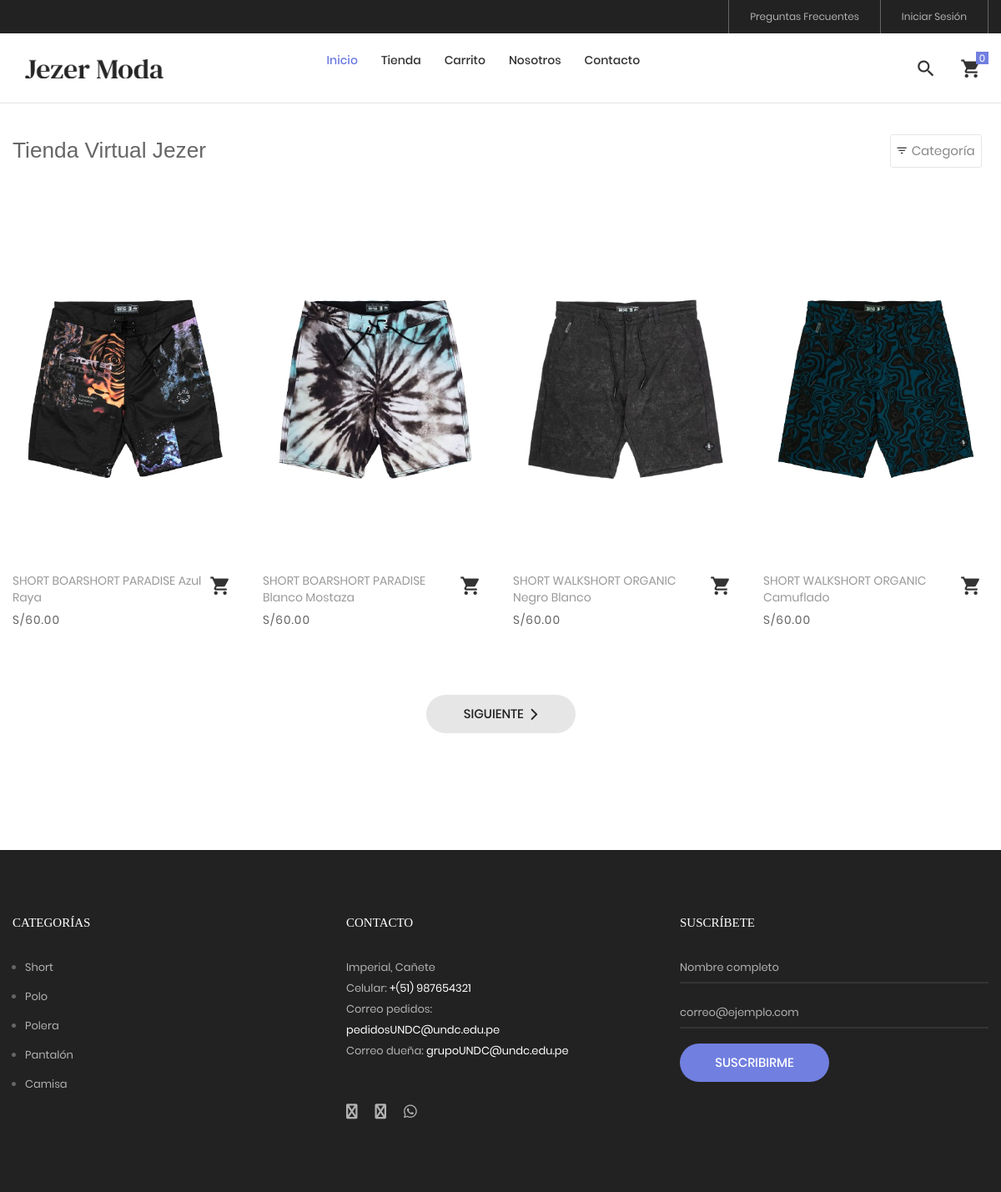
The page /tienda on the database its author committed.
### tables this page shows
CREATE TABLE `producto` (
  `idproducto` bigint NOT NULL,
  `categoriaid` bigint NOT NULL,
  `codigo` varchar(30) NOT NULL,
  `nombre` varchar(255) NOT NULL,
  `descripcion` text NOT NULL,
  `precio` decimal(11,2) NOT NULL,
  `stock` int NOT NULL,
  `imagen` varchar(100) DEFAULT NULL,
  `datecreated` datetime NOT NULL DEFAULT CURRENT_TIMESTAMP,
  `ruta` varchar(255) NOT NULL,
  `status` int NOT NULL DEFAULT '1'
);

CREATE TABLE `categoria` (
  `idcategoria` bigint NOT NULL,
  `nombre` varchar(255) NOT NULL,
  `descripcion` text NOT NULL,
  `portada` varchar(100) NOT NULL,
  `datecreated` datetime NOT NULL DEFAULT CURRENT_TIMESTAMP,
  `ruta` varchar(255) NOT NULL,
  `status` int NOT NULL DEFAULT '1'
);

### Libraries/Core/Views.php (called while the page is built)
<?php
	class Views
	{
		function getView($controller,$view,$data="")
		{
			$controller = get_class($controller);
			if($controller == "Home"){
				$view = "Views/".$view.".php";
			}else{
				$view = "Views/".$controller."/".$view.".php";
			}
			require_once ($view);
		}
	}
 ?>

### Controllers/Tienda.php (called while the page is built, shortened)
<?php
	require_once("Models/TProducto.php");
	class Tienda extends Controllers{
		public function tienda()
		{
			$data['page_tag'] = NOMBRE_EMPESA;
			$data['page_title'] = NOMBRE_EMPESA;
			$data['page_name'] = "tienda";
			$pagina = 1;
			$cantProductos = $this->cantProductos();
			$total_registro = $cantProductos['total_registro'];
			$desde = ($pagina-1) * PROPORPAGINA;
			$total_paginas = ceil($total_registro / PROPORPAGINA);
			$data['productos'] = $this->getProductosPage($desde,PROPORPAGINA);
			$data['pagina'] = $pagina;
			$data['total_paginas'] = $total_paginas;
			$data['categorias'] = $this->getCategorias();
			$this->views->getView($this,"tienda",$data);
		}
	}
 ?>

### index.php (called while the page is built, shortened)
<?php
	require_once("Helpers/Helpers.php");
	require_once("Libraries/Core/Load.php");
 ?>

### Libraries/Core/Mysql.php (called while the page is built, shortened)
<?php
	class Mysql extends Conexion
	{
		private $conexion;
		function __construct()
		{
			$this->conexion = new Conexion();
			$this->conexion = $this->conexion->conect();
		}
		public function select_all(string $query)
		{
			$this->strquery = $query;
        	$result = $this->conexion->prepare($this->strquery);
			$result->execute();
        	$data = $result->fetchall(PDO::FETCH_ASSOC);
        	return $data;
		}
	}
 ?>

### Libraries/Core/Conexion.php (called while the page is built)
<?php
class Conexion{
	private $conect;
	public function __construct(){
		$connectionString = "mysql:host=".DB_HOST.";dbname=".DB_NAME.";charset=".DB_CHARSET;
		try{
			$this->conect = new PDO($connectionString, DB_USER, DB_PASSWORD);
			$this->conect->setAttribute(PDO::ATTR_ERRMODE, PDO::ERRMODE_EXCEPTION);
		}catch(PDOException $e){
			$this->conect = 'Error de conexión';
		    echo "ERROR: " . $e->getMessage();
		}
	}
	public function conect(){
		return $this->conect;
	}
}
?>

### Models/TProducto.php (called while the page is built, shortened)
<?php
require_once("Libraries/Core/Mysql.php");
trait TProducto{
	public function getProductosPage($desde, $porpagina){
		$this->con = new Mysql();
		$sql = "SELECT p.idproducto,
						p.codigo,
						p.nombre,
						p.descripcion,
						p.categoriaid,
						c.nombre as categoria,
						p.precio,
						p.ruta,
						p.stock
				FROM producto p
				INNER JOIN categoria c
				ON p.categoriaid = c.idcategoria
				WHERE p.status = 1 ORDER BY p.idproducto DESC LIMIT $desde,$porpagina";
				$request = $this->con->select_all($sql);
				if(count($request) > 0){
					for ($c=0; $c < count($request) ; $c++) {
						$intIdProducto = $request[$c]['idproducto'];
						$sqlImg = "SELECT img
								FROM imagen
								WHERE productoid = $intIdProducto";
						$arrImg = $this->con->select_all($sqlImg);
						if(count($arrImg) > 0){
							for ($i=0; $i < count($arrImg); $i++) {
								$arrImg[$i]['url_image'] = media().'/images/uploads/'.$arrImg[$i]['img'];
							}
						}
						$request[$c]['images'] = $arrImg;
					}
				}
		return $request;
	}
}
 ?>

### Helpers/Helpers.php (called while the page is built, shortened)
<?php
	function base_url()
	{
		return BASE_URL;
	}
    function footerTienda($data="")
    {
        $view_footer = "Views/Template/footer_tienda.php";
        require_once ($view_footer);
    }
    function formatMoney($cantidad){
        $cantidad = number_format($cantidad,2,SPD,SPM);
        return $cantidad;
    }
    function getCatFooter(){
        require_once ("Models/CategoriasModel.php");
        $objCategoria = new CategoriasModel();
        $request = $objCategoria->getCategoriasFooter();
        return $request;
    }
    function getInfoPage(int $idpagina){
        require_once("Libraries/Core/Mysql.php");
        $con = new Mysql();
        $sql = "SELECT * FROM post WHERE idpost = $idpagina";
        $request = $con->select($sql);
        return $request;
    }
 ?>

### Models/CategoriasModel.php (called while the page is built, shortened)
<?php
	class CategoriasModel extends Mysql
	{
		public function getCategoriasFooter(){
			$sql = "SELECT idcategoria, nombre, descripcion, portada, ruta
					FROM categoria WHERE  status = 1 AND idcategoria IN (".CAT_FOOTER.")";
			$request = $this->select_all($sql);
			if(count($request) > 0){
				for ($c=0; $c < count($request) ; $c++) {
					$request[$c]['portada'] = BASE_URL.'/Assets/images/uploads/'.$request[$c]['portada'];
				}
			}
			return $request;
		}
	}
 ?>

### Views/Tienda/tienda.php (the view, shortened to what this page needs)
<?php
$arrProductos = $data['productos'];
 ?>
<br><br><br>
<hr>
	<div class="bg0 m-t-23 p-b-140">
		<div class="container">
			<div class="flex-w flex-sb-m p-b-52">
				<div class="flex-w flex-l-m filter-tope-group m-tb-10">
					<h3><?= $data['page_title']; ?></h3>
				</div>
				<div class="flex-w flex-c-m m-tb-10">
					<div class="flex-c-m stext-106 cl6 size-104 bor4 pointer hov-btn3 trans-04 m-r-8 m-tb-4 js-show-filter">
						<i class="icon-filter cl2 m-r-6 fs-15 trans-04 zmdi zmdi-filter-list"></i>
						 Categoría &nbsp;
					</div>
				</div>
			</div>
			<div class="row isotope-grid">
			<?php
			if(count($arrProductos) > 0 ){
				for ($p=0; $p < count($arrProductos); $p++) {
					$ruta = $arrProductos[$p]['ruta'];
					if(count($arrProductos[$p]['images']) > 0 ){
						$portada = $arrProductos[$p]['images'][0]['url_image'];
					}else{
						$portada = media().'/images/uploads/product.png';
					}
			 ?>
				<div class="col-sm-6 col-md-4 col-lg-3 p-b-35 isotope-item women">
					<div class="block2">
						<div class="block2-pic hov-img0">
							<img src="<?= $portada ?>" alt="<?= $arrProductos[$p]['nombre'] ?>">
						</div>
						<div class="block2-txt flex-w flex-t p-t-14">
							<div class="block2-txt-child1 flex-col-l ">
								<a href="<?= base_url().'/tienda/producto/'.$arrProductos[$p]['idproducto'].'/'.$ruta; ?>" class="stext-104 cl4 hov-cl1 trans-04 js-name-b2 p-b-6">
									<?= $arrProductos[$p]['nombre'] ?>
								</a>
								<span class="stext-105 cl3">
									<?= SMONEY.formatMoney($arrProductos[$p]['precio']); ?>
								</span>
							</div>
							<div class="block2-txt-child2 flex-r p-t-3">
								<a href="#"
								 id="<?= openssl_encrypt($arrProductos[$p]['idproducto'],METHODENCRIPT,KEY); ?>"
								 class="btn-addwish-b2 dis-block pos-relative js-addwish-b2 js-addcart-detail
								 icon-header-item cl2 hov-cl1 trans-04 p-l-22 p-r-11
								 ">
									<i class="zmdi zmdi-shopping-cart"></i>
								</a>
							</div>
						</div>
					</div>
				</div>
			<?php }
			}else{
			 ?>
			 <p>No hay productos para mostrar <a href="<?= base_url() ?>/tienda"> Ver productos</a></p>
			<?php } ?>
			</div>
			<?php
				if(count($data['productos']) > 0){
					$nextPagina = $data['pagina'] + 1;
			 ?>
			<div class="flex-c-m flex-w w-full p-t-45">
			<?php if($data['pagina'] != $data['total_paginas']){ ?>
				<a href="<?= base_url() ?>/tienda/page/<?= $nextPagina ?>" class="flex-c-m stext-101 cl5 size-103 bg2 bor1 hov-btn1 p-lr-15 trans-04"> Siguiente &nbsp; <i class="fas fa-chevron-right"></i> </a>
			<?php } ?>
			</div>
			<?php
				}
			 ?>
		</div>
	</div>
<?php
	footerTienda($data);
?>

### Views/Template/footer_tienda.php (shortened to what this page needs)
	<?php
		$catFotter = getCatFooter();
	 ?>
	<footer class="bg3 p-t-75 p-b-32">
		<div class="container">
			<div class="row">
				<div class="col-sm-6 col-lg-4 p-b-50">
					<h4 class="stext-301 cl0 p-b-30">
						Categorías
					</h4>
					<?php if(count($catFotter) > 0){ ?>
					<ul>
						<?php foreach ($catFotter as $cat) { ?>
						<li class="p-b-10">
							<a href="<?= base_url() ?>/tienda/categoria/<?= $cat['idcategoria'].'/'.$cat['ruta'] ?>" class="stext-107 cl7 hov-cl1 trans-04">
								<?= $cat['nombre'] ?>
							</a>
						</li>
						<?php } ?>
					</ul>
					<?php } ?>
				</div>
				<div class="col-sm-6 col-lg-4 p-b-50">
					<h4 class="stext-301 cl0 p-b-30">
						Contacto
					</h4>
					<p class="stext-107 cl7 size-201">
						<?= DIRECCION ?> <br>
						Celular: <a class="linkFooter" href="tel:<?= TELEMPRESA ?>"><?= TELEMPRESA ?></a><br>
						Correo pedidos: <a class="linkFooter" href="mailto:<?= EMAIL_PEDIDOS ?>"><?= EMAIL_PEDIDOS ?></a><br>
						Correo dueña: <a class="linkFooter" href="mailto:<?= EMAIL_EMPRESA ?>"><?= EMAIL_EMPRESA ?></a>
					</p>
					<div class="p-t-27">
						<a href="<?= FACEBOOK ?>" target="_blanck" class="fs-18 cl7 hov-cl1 trans-04 m-r-16">
							<i class="fa fa-facebook"></i>
						</a>
						<a href="<?= INSTAGRAM ?>" target="_blanck"  class="fs-18 cl7 hov-cl1 trans-04 m-r-16">
							<i class="fa fa-instagram"></i>
						</a>
						<a href="https://wa.me/<?= WHATSAPP ?>" target="_blanck"  class="fs-18 cl7 hov-cl1 trans-04 m-r-16">
							<i class="fab fa-whatsapp"></i>
						</a>
					</div>
				</div>
				<div class="col-sm-6 col-lg-4 p-b-50">
					<h4 class="stext-301 cl0 p-b-30">
						Suscríbete
					</h4>
					<form id="frmSuscripcion" name="frmSuscripcion">
						<div class="wrap-input1 w-full p-b-4">
							<input class="input1 bg-none plh1 stext-107 cl7" type="text" id="nombreSuscripcion" name="nombreSuscripcion" placeholder="Nombre completo" required>
						</div>
						<br>
						<div class="wrap-input1 w-full p-b-4">
							<input class="input1 bg-none plh1 stext-107 cl7" type="email" id="emailSuscripcion" name="emailSuscripcion" placeholder="correo@ejemplo.com" required >
						</div>
						<div class="p-t-18">
							<button class="flex-c-m stext-101 cl0 size-103 bg1 bor1 hov-btn2 p-lr-15 trans-04">
								Suscribirme
							</button>
						</div>
					</form>
				</div>
			</div>
		</div>
	</footer>
</body>
</html>

### Assets/tienda/css/main.css (style rules this page uses)
.container { max-width: 1380px; }
@media (max-width: 1600px) { .container { max-width: 1200px; } }
.container p { margin-bottom: 20px; }
.container ul, .container ol { margin-left: 15px; margin-bottom: 20px; }
.container ul, .container ul li { list-style: initial; }
.icon-header-item { position: relative; font-size: 26px; line-height: 1; cursor: pointer; }
.block2-pic { position: relative; }
.block2-txt-child1 { width: calc(100% - 30px); }
.block2-txt-child2 { width: 30px; }
.cl0 { color: #fff; }
.cl2 { color: #333; }
.cl3 { color: #666; }
.cl4 { color: #999; }
.cl5 { color: #222; }
.cl6 { color: #888; }
.cl7 { color: #b2b2b2; }
.stext-101 { font-family: Poppins-Medium; font-size: 15px; line-height: 1.466667; text-transform: uppercase; }
.stext-104 { font-family: Poppins-Regular; font-size: 14px; line-height: 1.466667; }
.stext-105 { font-family: Poppins-Regular; font-size: 14px; line-height: 1.466667; letter-spacing: 1px; }
.stext-106 { font-family: Poppins-Regular; font-size: 15px; line-height: 1.2; }
.stext-107 { font-family: Poppins-Regular; font-size: 13px; line-height: 1.923; }
.stext-301 { font-family: Montserrat-Bold; font-size: 15px; line-height: 1.6; text-transform: uppercase; }
.size-103 { min-width: 179px; height: 46px; }
.size-104 { min-width: 94px; height: 40px; }
.size-201 { max-width: 270px; }
.bg-none { background-color: transparent; }
.bg0 { background-color: #fff; }
.bg1 { background-color: #717fe0; }
.bg2 { background-color: #e6e6e6; }
.bg3 { background-color: #222; }
.bor1 { border-radius: 23px; }
.bor4 { border: 1px solid #e6e6e6; border-radius: 3px; }
.wrap-input1 { position: relative; border-bottom: 2px solid rgba(204,204,204, 0.1); }
.input1 { background-color: transparent; width: 100%; }
.hov-img0 { display: block; overflow: hidden; }
.hov-img0 img { width: 100%; -webkit-transition: transform 0.9s ease; -o-transition: transform 0.9s ease; -moz-transition: transform 0.9s ease; transition: transform 0.9s ease; }
.linkFooter { color: #FFF !important; }

### rows shown on the page
producto: shows a picture, nombre "SHORT BOARSHORT PARADISE Azul Raya", precio "60.00"
producto: shows a picture, nombre "SHORT BOARSHORT PARADISE Blanco Mostaza", precio "60.00"
producto: shows a picture, nombre "SHORT WALKSHORT ORGANIC Negro Blanco", precio "60.00"
producto: shows a picture, nombre "SHORT WALKSHORT ORGANIC Camuflado", precio "60.00"
categoria: nombre "Short"
categoria: nombre "Polo"
categoria: nombre "Polera"
categoria: nombre "Pantalón"
categoria: nombre "Camisa"

### other values the page prints
$data['page_title'] "Tienda Virtual Jezer"
DIRECCION "Imperial, Cañete"
TELEMPRESA "+(51) 987654321"
EMAIL_PEDIDOS "pedidosUNDC@undc.edu.pe"
EMAIL_EMPRESA "grupoUNDC@undc.edu.pe"
